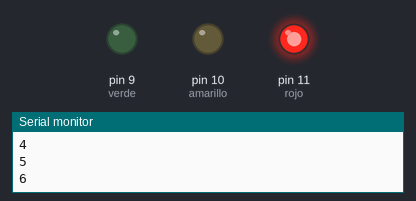
The sketch below on a simulated Arduino Uno, built with avr-gcc and run on an emulated ATmega328P. Parts: output pins drawn as LEDs (lit = HIGH), the last lines printed to the serial monitor.

Above: at 5.4 s.
At 11.57 s:
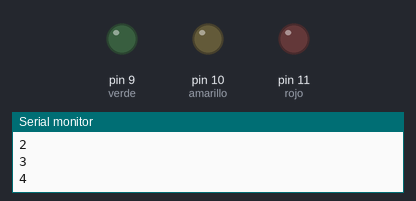
At 17.9 s:
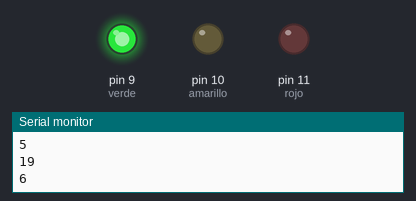
At 24.43 s:
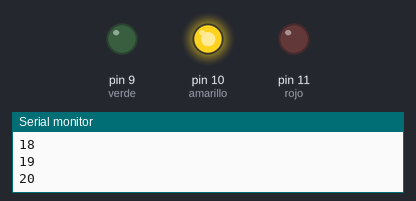
Timing chart, 0 to 32.2 s (numbered marks = the images above):
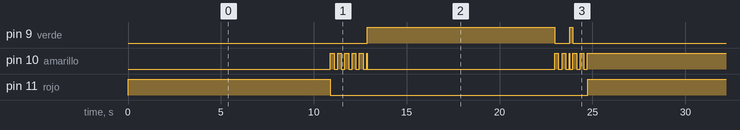

Measured:
- by itself, pin 9 (verde): repeats every 24.8 s: LOW 0.80 s, HIGH 0.18 s, LOW 13.7 s, HIGH 10.1 s
- by itself, pin 10 (amarillo): moves between LOW and HIGH, repeating every 24.8 s
- by itself, pin 11 (rojo): alternates HIGH for 10.9 s and LOW for 13.9 s

The sketch:

Ruiz_Galo_DEBER_5.4_SE.ino
```cpp
/*
   DEBER 5.4: FUNCIONES RTOS
   NOMBRE: Galo Ruiz
*/

#include <Arduino_FreeRTOS.h> // librería de RTOS

//definir los pines de los leds del semaforo
#define rojo 11
#define amarillo 10
#define verde 9

//objeto del gestor tareas
typedef int TaskProfiler;

//definir las tareas
TaskProfiler rojoLEDProfiler;
TaskProfiler amariLEDProfiler;
TaskProfiler verdeLEDProfiler;

TaskHandle_t red_Handle, yellow_Handle, green_Handle; // manejar la prioridad

//contadores para el semaforo
int contRojo = 0;
int contAmarillo = 0;
int contVerde = 0;

void setup() {
  Serial.begin(9600);

  xTaskCreate(redLedControllerTask, "Red LED Task", 100, NULL, 1, &red_Handle); //rutina,nombre,memoria,NULL,prioridad,Manejo de prioridad
  xTaskCreate(yellowLedControllerTask, "Yellow LED Task", 100, NULL, 1, &yellow_Handle); //rutina,nombre,memoria,NULL,prioridad,NULL
  xTaskCreate(greenLedControllerTask, "Green LED Task", 100, NULL, 1, &green_Handle);
}


void redLedControllerTask(void *pvParameters) { //primera tarea
  pinMode(rojo, OUTPUT);    //pin rojo va ser salida
  while (1) {               //cilcio while
    contRojo++;                //contador
    Serial.println(contRojo);
    if ((contRojo > 0) && (contRojo <= 10)) { //si contadorR esta entre 0 - 10 seg ejecuta:
      digitalWrite(rojo, HIGH);         //enciende led rojo
      digitalWrite(verde, LOW);         //apaga led verde
      vTaskSuspend(yellow_Handle);      //suspende la tarea yellow
      vTaskSuspend(green_Handle);       //suspende la tarea green
    }
    else if ((contRojo > 11) && (contRojo <= 12)) {     //si contadorRojo esta entre 11 - 12 seg ejecuta:
      vTaskResume(yellow_Handle);                 //reanuda tarea yellow
      //vTaskSuspend(green_Handle);
    }
    else if ((contRojo > 13) && (contRojo <= 22)) {     //si contadorRojo esta entre 13 - 22 seg ejecuta:
      vTaskResume(green_Handle);                  //reanuda tarea green
      vTaskSuspend(yellow_Handle);                //suspende tarea yellow
    }
    else if ((contRojo > 23) && (contRojo <= 24)) {     //si contadorRojo esta entre 23 - 24 seg ejecuta:
      vTaskResume(yellow_Handle);                 //reanuda tarea yellow
      //vTaskSuspend(green_Handle);
    }
    else if (contRojo == 25) {                       //si contadorR es igual a 25 seg ejecuta:
      contRojo = 0;                                  //contadorR es igual a cero
    }
    vTaskDelay(1000 / portTICK_PERIOD_MS);        //deley en 1s
  }
}


void yellowLedControllerTask(void *pvParameters) { //segunda tarea
  pinMode(amarillo, OUTPUT);               //establecer el pin amarillo ver ser salida
  while (1) {                           //ciclo while

    contAmarillo++;                            //contador
    Serial.println(contAmarillo);
    digitalWrite(amarillo, digitalRead(amarillo) ^ 1);    //enciende el led amarillo
    digitalWrite(rojo, LOW);                        //apaga led rojo
    digitalWrite(verde, LOW);                       //apaga led verde

    vTaskDelay(200 / portTICK_PERIOD_MS);           //tiempo de retardo
  }
}


void greenLedControllerTask(void *pvParameters) { //tercera tarea
  pinMode(verde, OUTPUT);                     //pin del led rojo de salida
  while (1) {                                 //ciclo while
    contVerde++;                                  //contador
    Serial.println(contVerde);
    digitalWrite(verde, HIGH);                //enciende led verde
    digitalWrite(rojo, LOW);                  //apaga led rojo
    digitalWrite(amarillo, LOW);                 //apaga led amarillo

    vTaskDelay(1000 / portTICK_PERIOD_MS);    //velocidad de retardo
  }
}


void loop() {

}
```
